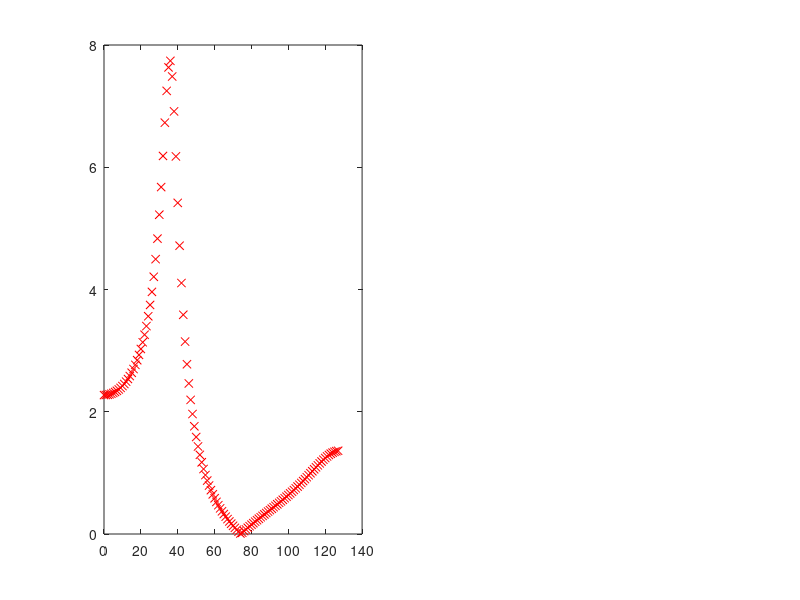

MATLAB code for this plot: (Note: this script raises an error after producing the figure.)
%IIR from impulse response, using prony
fs=256; %sampling frequency in Hz
fmx=128; %input bandwidth in Hz
F=0:1:fmx-1; %response frequencies 0,1,2...Hz
%desired IIR response:
numd=[1 0.5 1];
dend=[1 -0.5 0.1 0.5];
H=freqz(numd,dend,F,fs); %IIR frequency response
[h,th]=impz(numd,dend,64,fs); %impulse response

subplot(1,2,1)
plot(F,abs(H),'rx'); hold on;
na=3; %IIR denominator degree
nb=2; %IIR numerator degree
[mnumd,mdend]=prony(h, nb,na); %IIR filter modelling
HM=freqz(mnumd,mdend,F,fs); %IIR model frequency response
plot(F,abs(HM),'k');
title('frequency response'); xlabel('Hz');

subplot(1,2,2)
plot(th,h,'rx'); hold on;
[mh,mth]=impz(mnumd,mdend,64,fs);
plot(mth,mh,'k');
axis([-0.02 0.25 -1.2 1.6]);
title('impulse response'); xlabel('seconds');
